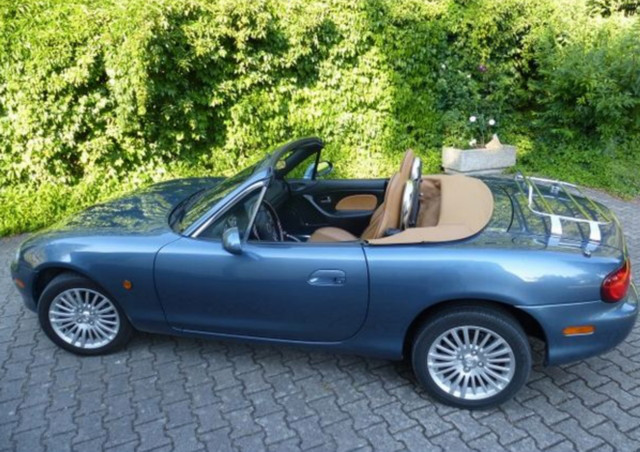
#> input picture tools/datagen/src/imgs/car.png, 640 x 452 px, given in place of car.jpg, which was not available
$ jupyter execute datagen.ipynb   (older library calls are emulated)
#> lines starting #> are read from the running program, lines starting #| are printed output that depends on the picture; pictures that were not available may be replaced by others from this repository, and a replacement may not be noted
[cell 1]
from typing import List, Tuple

import cv2
import numpy as np
import matplotlib.pyplot as plt

[cell 2]
def add_gaussian_noise(
        image_path: str,
        mean: float = 0,
        stddev: float = 0.5
    ) -> np.ndarray:
    """Applies gaussian noise to an image.

    Args:
        image_path (str): Path to the input image.
        mean (float, optional): Mean of the gaussian noise. Defaults to 0.
        stddev (float, optional): Starndar deviation of the gaussian noise.
            Defaults to 0.5.

    Returns:
        np.ndarray: Image with gaussian noise of mean "mean" and standard
            deviation "stddev".
    """
    # Read the image
    image: np.ndarray = cv2.imread(image_path)

    # Apply the noise
    noise = np.random.normal(mean, stddev, image.shape).astype(np.uint8)
    noisy_image = cv2.add(image, noise)

    return noisy_image

[cell 3]
def apply_sobel_filter(
        image_path: str,
        salt_prob: float = 0.0,
        pepper_prob: float = 0.0,
    )-> Tuple[np.ndarray, np.ndarray, np.ndarray, np.ndarray]:
    """Applies the Sobel filter in X and Y to a input image and returns each
    step.

    Args:
        image_path (str): Path to the input image
        salt_prob (float): Probability of changing a pixel to salt. Value from
            0.0 to 1.0. Defaults to 0.0.
        pepper_prob (float): Probability of changing a pixel to pepper. Value
            from 0.0 to 1.0. Defaults to 0.0.

    Returns:
        Tuple[np.ndarray, np.ndarray, np.ndarray, np.ndarray, np.ndarray]: A
            tuple containing the grayscale image, the grayscale image with salt
            and pepper noise, the sobel in x, the sobel in y, and the sobel
            combining x and y.
    """
#> called with image_path = 'src/imgs/car.jpg', salt_prob = 0.1, pepper_prob = 0.1
    # Read the image
    image: np.ndarray = cv2.imread(image_path)
#> image is the input picture: shape (452, 640, 3); mean B, G, R 101.4, 122.3, 100.8

    # BGR to grayscale
    gray_img: np.ndarray = cv2.cvtColor(image, cv2.COLOR_BGR2GRAY)
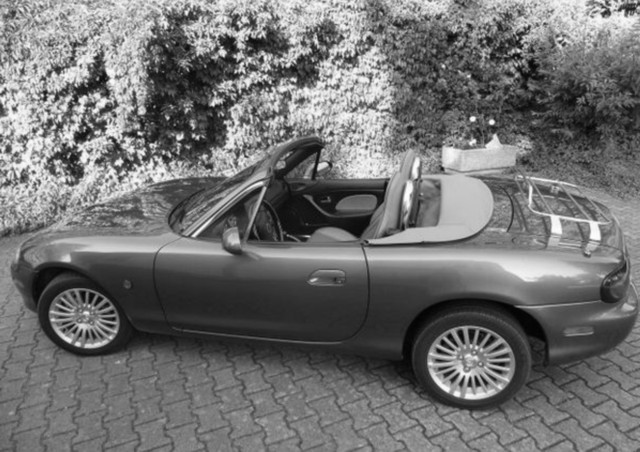
#> gray_img: shape (452, 640); min 1, max 255, mean 113.5

    # Noisy image
    noisy_img: np.ndarray = np.copy(gray_img)

    salt_num: int = int(np.ceil(salt_prob * noisy_img.size))
#> salt_num = 28928
    pepper_num: int = int(np.ceil(pepper_prob * noisy_img.size))
#> pepper_num = 28928

    salt_coords: List[np.ndarray] = [
        np.random.randint(0, i, salt_num) for i in image.shape
    ]
    pepper_coords: List[np.ndarray] = [
        np.random.randint(0, i, pepper_num) for i in image.shape
    ]

    noisy_img[salt_coords[0], salt_coords[1]] = 255
    noisy_img[pepper_coords[0], pepper_coords[1]] = 0
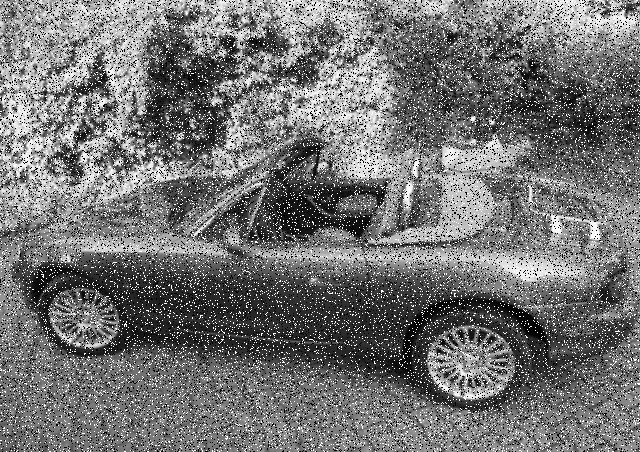
#> noisy_img: shape (452, 640); min 0, max 255, mean 114.8

    # Apply Sobel in x direction
    sobel_x_img: np.ndarray = cv2.Sobel(gray_img, cv2.CV_64F, 1, 0, ksize=3)
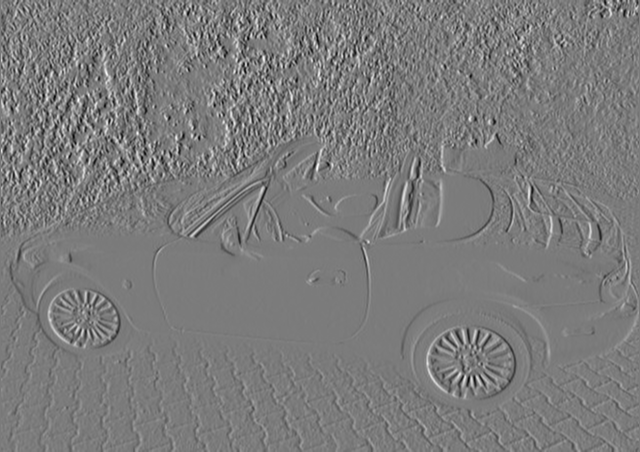
#> sobel_x_img: shape (452, 640) float64; min -655, max 695, mean -0.2; drawn with min black and max white
    sobel_x_uint8: np.ndarray = np.uint8(np.absolute(sobel_x_img))
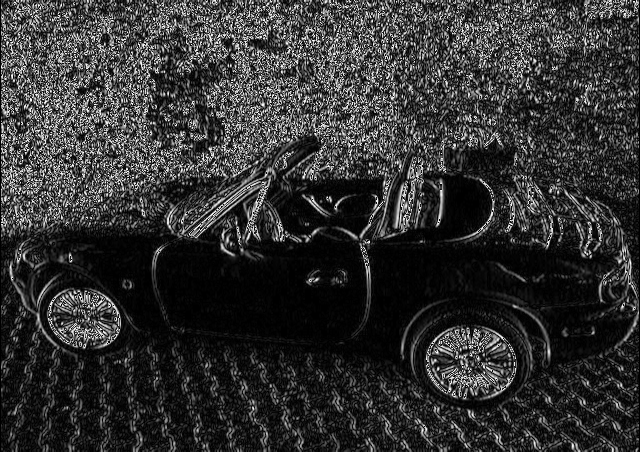
#> sobel_x_uint8: shape (452, 640); min 0, max 255, mean 50.7

    # Apply Sobel in y direction
    sobel_y_img: np.ndarray = cv2.Sobel(gray_img, cv2.CV_64F, 0, 1, ksize=3)
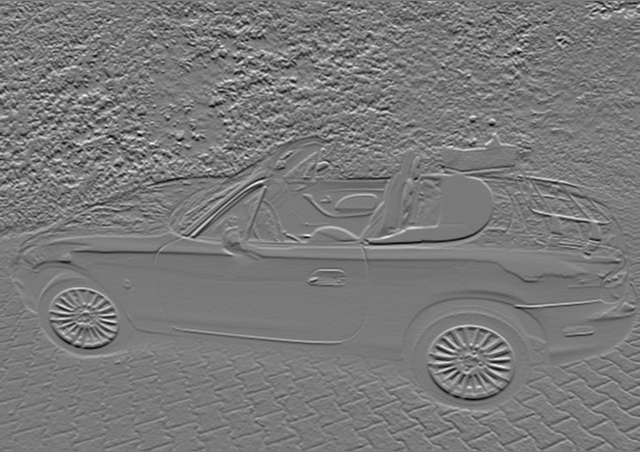
#> sobel_y_img: shape (452, 640) float64; min -618, max 672, mean -1.1; drawn with min black and max white
    sobel_y_uint8: np.ndarray = np.uint8(np.absolute(sobel_y_img))
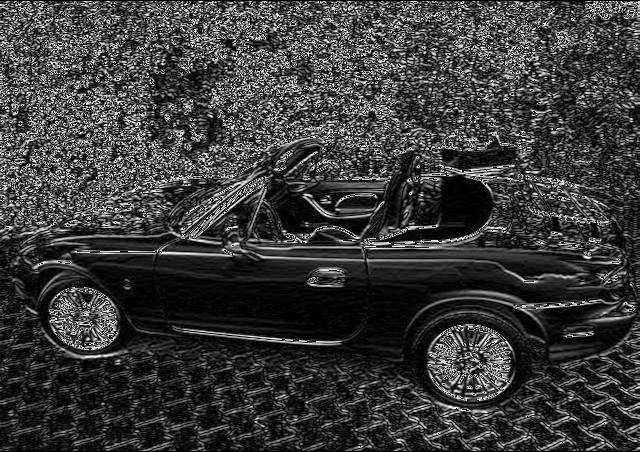
#> sobel_y_uint8: shape (452, 640); min 0, max 255, mean 58.5

    # Combine sobel
    sobel_combined_img: np.ndarray = cv2.magnitude(sobel_x_img, sobel_y_img)
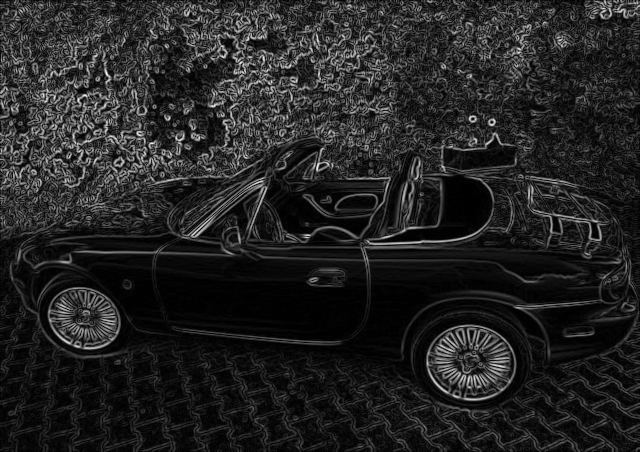
#> sobel_combined_img: shape (452, 640) float64; min 0, max 723, mean 102.5; drawn with min black and max white

    # Convert to 8-bit image
    sobel_combined_uint8: np.ndarray = np.uint8(
        np.absolute(sobel_combined_img)
    )
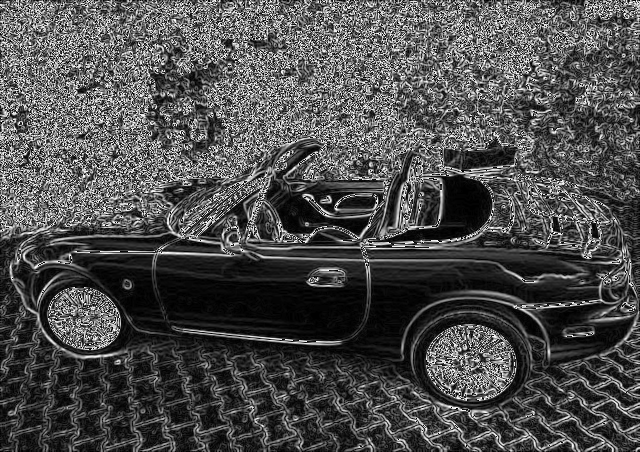
#> sobel_combined_uint8: shape (452, 640); min 0, max 255, mean 78.1

    # Display the results
    plt.figure(figsize=(10, 8))

    plt.subplot(2, 3, 1)
    plt.title('Original Image')
    plt.imshow(cv2.cvtColor(image, cv2.COLOR_BGR2RGB))
    plt.axis('off')

    plt.subplot(2, 3, 2)
    plt.title('Grayscale Image')
    plt.imshow(gray_img, cmap='gray')
    plt.axis('off')

    plt.subplot(2, 3, 3)
    plt.title('Noisy Image')
    plt.imshow(noisy_img, cmap='gray')
    plt.axis('off')

    plt.subplot(2, 3, 4)
    plt.title('Sobel X')
    plt.imshow(np.uint8(np.absolute(sobel_x_img)), cmap='gray')
    plt.axis('off')

    plt.subplot(2, 3, 5)
    plt.title('Sobel Y')
    plt.imshow(np.uint8(np.absolute(sobel_y_img)), cmap='gray')
    plt.axis('off')

    plt.subplot(2, 3, 6)
    plt.title('Sobel Combined')
    plt.imshow(sobel_combined_uint8, cmap='gray')
    plt.axis('off')

    plt.show()
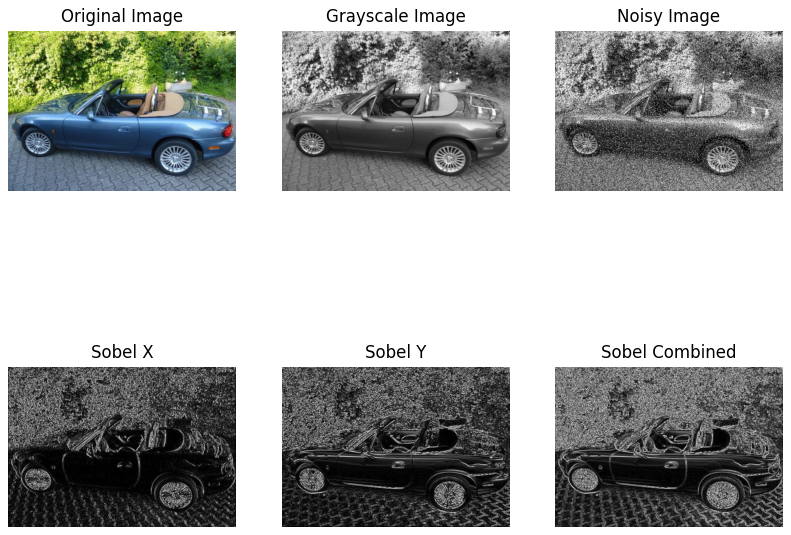
#> figure drawn by matplotlib, 6 panels

    return (gray_img, noisy_img, sobel_x_uint8, sobel_y_uint8,
            sobel_combined_uint8)

[cell 4]
if __name__ == '__main__':
    salt_probability: float = 0.1
    pepper_probability: float = 0.1
    gaussian_mean: float = 0
    gaussian_stddev: float = 0.5
    img_name: str = 'car'
    img_ext: str = 'jpg'

    # Don't touch from this line
    img_path: str = f'src/imgs/{img_name}.{img_ext}'

    gray, noisy, sobel_x, sobel_y, sobel_combined = \
        apply_sobel_filter(img_path, salt_probability, pepper_probability)

    cv2.imwrite(f'src/imgs/{img_name}_grayscale_image.{img_ext}', gray)
    cv2.imwrite(f'src/imgs/{img_name}_noisy_image.{img_ext}', noisy)
    cv2.imwrite(
        f'src/imgs/{img_name}_sobel_x_result.{img_ext}',
        np.uint8(np.absolute(sobel_x))
    )
    cv2.imwrite(
        f'src/imgs/{img_name}_sobel_y_result.{img_ext}',
        np.uint8(np.absolute(sobel_y))
    )
    cv2.imwrite(
        f'src/imgs/{img_name}_sobel_combined_result.{img_ext}',
        sobel_combined
    )

    noisy_rgb = add_gaussian_noise(img_path, gaussian_mean, gaussian_stddev)
#> in add_gaussian_noise, `noisy_image = cv2.add(image, noise)`:
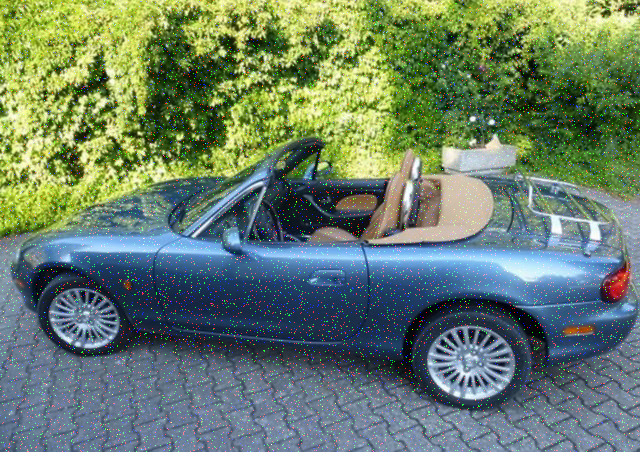
#> noisy_image: shape (452, 640, 3); mean B, G, R 104.9, 125.3, 104.2
